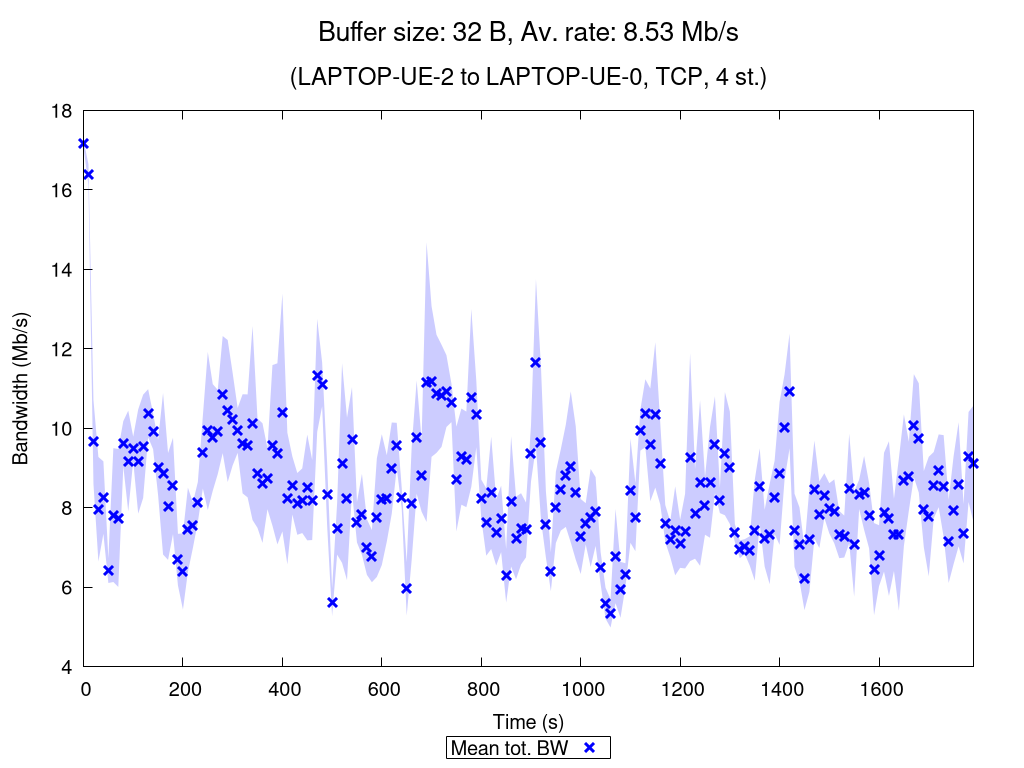

The gnuplot source for this figure:
set terminal pngcairo nocrop enhanced size 1024,768 font "Verdana,15"
set output "TCP_4_st_2020_10_18_02-06-25_two2one_00032B.png"

set title "{/=20 Buffer size: 32 B, Av. rate: 8.53 Mb/s}\n\n{/=18 (LAPTOP-UE-2 to LAPTOP-UE-0, TCP, 4 st.)}"

set xlabel "Time (s)"
set ylabel "Bandwidth (Mb/s)"
set ytics nomirror
set key bmargin center horizontal box samplen 1 width -1
set bmargin 4.6
set rmargin 4.5

rf = 1000000.0  # rate factor
set style fill transparent solid 0.2 noborder
set autoscale xfix
plot "TCP_4_st_2020_10_18_02-06-25_two2one_00032B_iperf_processed.dat" using 1:($2/rf-$3/rf):($2/rf+$3/rf) with filledcurves lc rgb "blue" notitle, \
     "" using 1:($2/rf) with points pt 2 ps 1.5 lw 3 lc rgb "blue" title "Mean tot. BW", \
